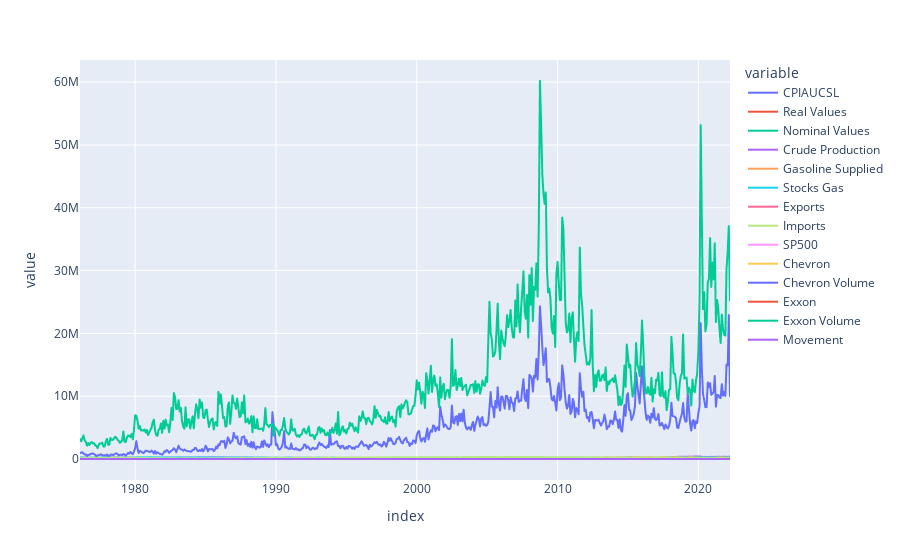

Notebook source saved alongside this figure:
### Code cell
import plotly.express as px
fig = px.line(df, title='')
fig.show()

### Figure 1 — Plotly figure (JSON) as saved in the notebook; plotly's stock layout.template omitted (floating-point values rounded to 4 significant figures; data arrays with more than 128 entries replaced by an {"elided": "..."} marker saying what was removed)
{"data": [{"hovertemplate": "variable=CPIAUCSL<br>index=%{x}<br>value=%{y}<extra></extra>", "legendgroup": "CPIAUCSL", "line": {"color": "#636efa", "dash": "solid"}, "marker": {"symbol": "circle"}, "mode": "lines", "name": "CPIAUCSL", "showlegend": true, "type": "scattergl", "x": {"elided": "555 str values"}, "xaxis": "x", "y": {"elided": "555 float values"}, "yaxis": "y"}, {"hovertemplate": "variable=Real Values<br>index=%{x}<br>value=%{y}<extra></extra>", "legendgroup": "Real Values", "line": {"color": "#EF553B", "dash": "solid"}, "marker": {"symbol": "circle"}, "mode": "lines", "name": "Real Values", "showlegend": true, "type": "scattergl", "x": {"elided": "555 str values"}, "xaxis": "x", "y": {"elided": "555 float values"}, "yaxis": "y"}, {"hovertemplate": "variable=Nominal Values<br>index=%{x}<br>value=%{y}<extra></extra>", "legendgroup": "Nominal Values", "line": {"color": "#00cc96", "dash": "solid"}, "marker": {"symbol": "circle"}, "mode": "lines", "name": "Nominal Values", "showlegend": true, "type": "scattergl", "x": {"elided": "555 str values"}, "xaxis": "x", "y": {"elided": "555 float values"}, "yaxis": "y"}, {"hovertemplate": "variable=Crude Production<br>index=%{x}<br>value=%{y}<extra></extra>", "legendgroup": "Crude Production", "line": {"color": "#ab63fa", "dash": "solid"}, "marker": {"symbol": "circle"}, "mode": "lines", "name": "Crude Production", "showlegend": true, "type": "scattergl", "x": {"elided": "555 str values"}, "xaxis": "x", "y": {"elided": "555 int values"}, "yaxis": "y"}, {"hovertemplate": "variable=Gasoline Supplied<br>index=%{x}<br>value=%{y}<extra></extra>", "legendgroup": "Gasoline Supplied", "line": {"color": "#FFA15A", "dash": "solid"}, "marker": {"symbol": "circle"}, "mode": "lines", "name": "Gasoline Supplied", "showlegend": true, "type": "scattergl", "x": {"elided": "555 str values"}, "xaxis": "x", "y": {"elided": "555 int values"}, "yaxis": "y"}, {"hovertemplate": "variable=Stocks Gas<br>index=%{x}<br>value=%{y}<extra></extra>", "legendgroup": "Stocks Gas", "line": {"color": "#19d3f3", "dash": "solid"}, "marker": {"symbol": "circle"}, "mode": "lines", "name": "Stocks Gas", "showlegend": true, "type": "scattergl", "x": {"elided": "555 str values"}, "xaxis": "x", "y": {"elided": "555 int values"}, "yaxis": "y"}, {"hovertemplate": "variable=Exports<br>index=%{x}<br>value=%{y}<extra></extra>", "legendgroup": "Exports", "line": {"color": "#FF6692", "dash": "solid"}, "marker": {"symbol": "circle"}, "mode": "lines", "name": "Exports", "showlegend": true, "type": "scattergl", "x": {"elided": "555 str values"}, "xaxis": "x", "y": {"elided": "555 int values"}, "yaxis": "y"}, {"hovertemplate": "variable=Imports<br>index=%{x}<br>value=%{y}<extra></extra>", "legendgroup": "Imports", "line": {"color": "#B6E880", "dash": "solid"}, "marker": {"symbol": "circle"}, "mode": "lines", "name": "Imports", "showlegend": true, "type": "scattergl", "x": {"elided": "555 str values"}, "xaxis": "x", "y": {"elided": "555 int values"}, "yaxis": "y"}, {"hovertemplate": "variable=SP500<br>index=%{x}<br>value=%{y}<extra></extra>", "legendgroup": "SP500", "line": {"color": "#FF97FF", "dash": "solid"}, "marker": {"symbol": "circle"}, "mode": "lines", "name": "SP500", "showlegend": true, "type": "scattergl", "x": {"elided": "555 str values"}, "xaxis": "x", "y": {"elided": "555 float values"}, "yaxis": "y"}, {"hovertemplate": "variable=Chevron<br>index=%{x}<br>value=%{y}<extra></extra>", "legendgroup": "Chevron", "line": {"color": "#FECB52", "dash": "solid"}, "marker": {"symbol": "circle"}, "mode": "lines", "name": "Chevron", "showlegend": true, "type": "scattergl", "x": {"elided": "555 str values"}, "xaxis": "x", "y": {"elided": "555 float values"}, "yaxis": "y"}, {"hovertemplate": "variable=Chevron Volume<br>index=%{x}<br>value=%{y}<extra></extra>", "legendgroup": "Chevron Volume", "line": {"color": "#636efa", "dash": "solid"}, "marker": {"symbol": "circle"}, "mode": "lines", "name": "Chevron Volume", "showlegend": true, "type": "scattergl", "x": {"elided": "555 str values"}, "xaxis": "x", "y": {"elided": "555 float values"}, "yaxis": "y"}, {"hovertemplate": "variable=Exxon<br>index=%{x}<br>value=%{y}<extra></extra>", "legendgroup": "Exxon", "line": {"color": "#EF553B", "dash": "solid"}, "marker": {"symbol": "circle"}, "mode": "lines", "name": "Exxon", "showlegend": true, "type": "scattergl", "x": {"elided": "555 str values"}, "xaxis": "x", "y": {"elided": "555 float values"}, "yaxis": "y"}, {"hovertemplate": "variable=Exxon Volume<br>index=%{x}<br>value=%{y}<extra></extra>", "legendgroup": "Exxon Volume", "line": {"color": "#00cc96", "dash": "solid"}, "marker": {"symbol": "circle"}, "mode": "lines", "name": "Exxon Volume", "showlegend": true, "type": "scattergl", "x": {"elided": "555 str values"}, "xaxis": "x", "y": {"elided": "555 float values"}, "yaxis": "y"}, {"hovertemplate": "variable=Movement<br>index=%{x}<br>value=%{y}<extra></extra>", "legendgroup": "Movement", "line": {"color": "#ab63fa", "dash": "solid"}, "marker": {"symbol": "circle"}, "mode": "lines", "name": "Movement", "showlegend": true, "type": "scattergl", "x": {"elided": "555 str values"}, "xaxis": "x", "y": {"elided": "555 int values"}, "yaxis": "y"}], "layout": {"legend": {"title": {"text": "variable"}, "tracegroupgap": 0}, "margin": {"t": 60}, "xaxis": {"anchor": "y", "domain": [0, 1], "title": {"text": "index"}}, "yaxis": {"anchor": "x", "domain": [0, 1], "title": {"text": "value"}}}}
